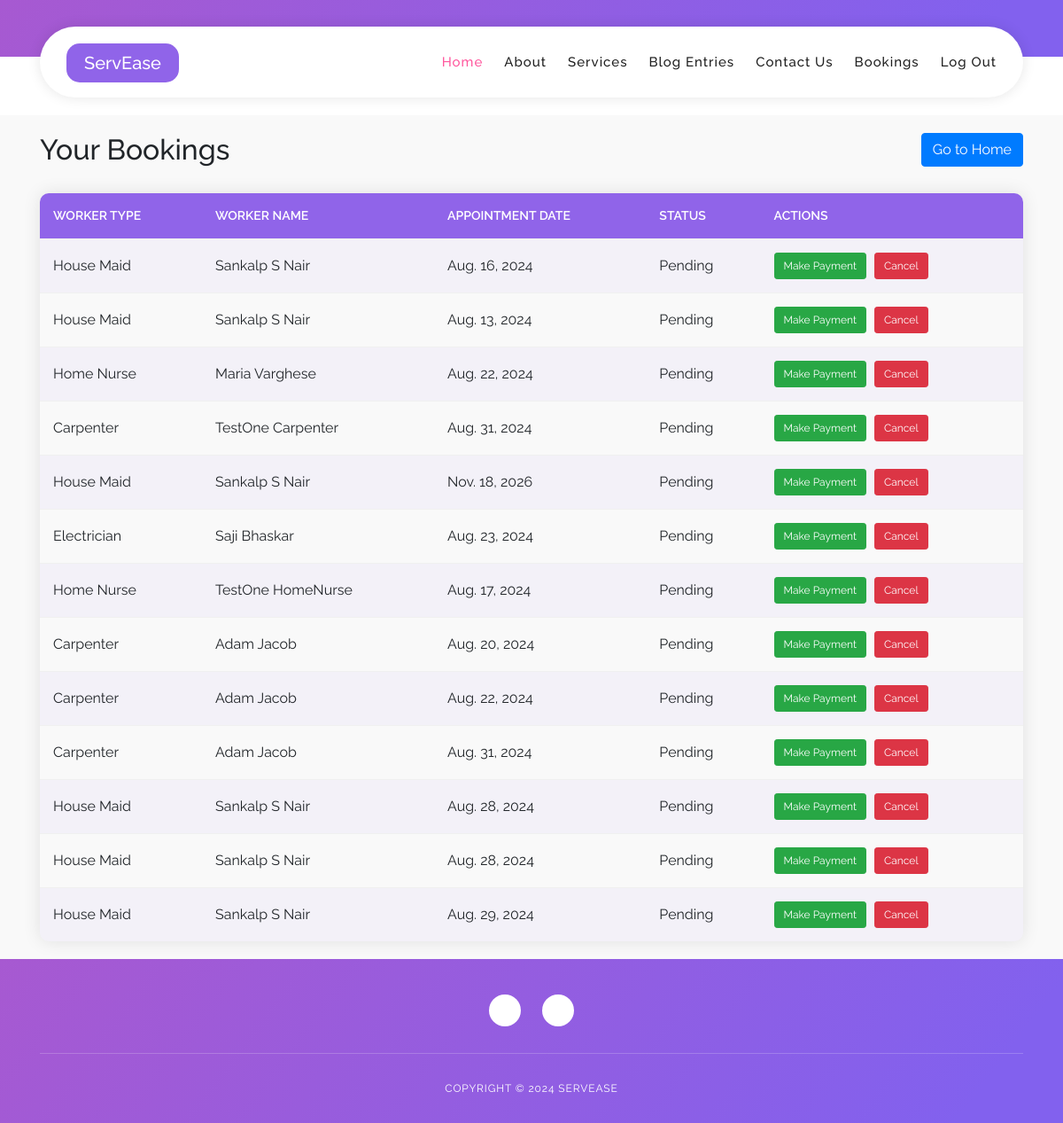
The page /view_bookings/ (signed in) on the database as committed earlier.
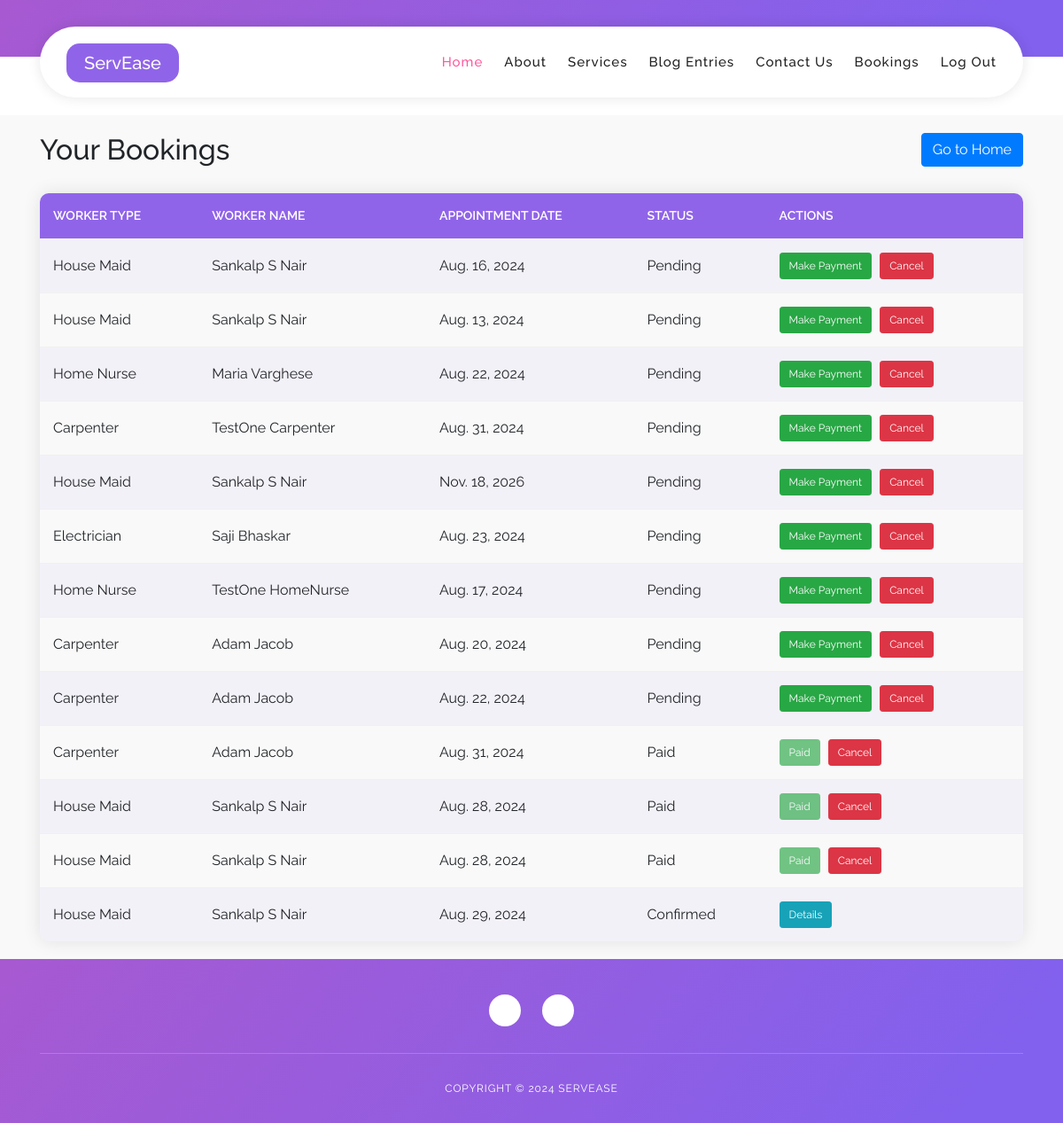
The same page on the database as committed later.
### Home_app/models.py (models this page shows, shortened)
class Booking(models.Model):
    worker_id = models.ForeignKey('Users', on_delete=models.CASCADE, related_name='bookings')
    worker_type = models.CharField(max_length=50, choices=[
        ('House Maid', 'House Maid'),
        ('Carpenter', 'Carpenter'),
        ('Plumber', 'Plumber'),
        ('Electrician', 'Electrician'),
        ('Home Nurse', 'Home Nurse'),
    ])
    customer_id = models.ForeignKey('Users', on_delete=models.CASCADE, related_name='customer_bookings')
    appointment_date = models.DateField()
    appointment_time = models.TimeField()
    address = models.TextField()
    status = models.CharField(max_length=20, choices=[
        ('Pending', 'Pending'),
        ('Paid', 'Paid'),
        ('Confirmed', 'Confirmed'),
        ('Completed', 'Completed'),
        ('Cancelled', 'Cancelled'),
    ], default='Pending')
    service_type = models.CharField(max_length=100, blank=True)
    description = models.TextField(blank=True)
    pay_amount = models.DecimalField(max_digits=10, decimal_places=2, null=True, blank=True)
    hours_booked = models.PositiveIntegerField(default=1)
    class Meta:
        app_label = 'Home_app'

class Users(models.Model):
    user_id = models.AutoField(primary_key=True)
    firstname = models.CharField(max_length=20,blank=False)
    lastname = models.CharField(max_length=20,blank=False)
    email = models.EmailField(unique=True,blank=False)
    phone = models.CharField(max_length=10,null=True)
    address = models.TextField()
    place=models.CharField(max_length=30, blank=True)
    availability = models.IntegerField(default=0)
    district = models.CharField(max_length=20, blank=True)
    image = models.ImageField(upload_to='profile_pic', null=True, blank=True)
    password = models.CharField(max_length=256)
    usertype = models.CharField(max_length=20)
    active = models.BooleanField(default=True)

### Home_app/views.py (the view)
# urls.py: path('view_bookings/', views.view_bookings, name='view_bookings'),
@never_cache
def view_bookings(request):
    user_id = request.session.get('user_id')
    if not user_id:
        messages.warning(request, 'You need to log in first.')
        return redirect('login')
    bookings = Booking.objects.filter(customer_id=user_id)
    for booking in bookings:
        payment = Payments.objects.filter(booking_id=booking).first()
        booking.payment_status = payment.status if payment else 'Pending'
    context = {
        'bookings': bookings
    }
    return render(request, 'view_booking.html', context)

### templates/view_booking.html (shortened to what the changed rows need)
{% load static %}
<!DOCTYPE html>
<html lang="en">
  <head>
    <link rel="stylesheet" type="text/css" href="{% static 'css/bootstrap.min.css'%}">
    <link rel="stylesheet" type="text/css" href="{% static 'assets/css/font-awesome.css' %}">
    <link rel="stylesheet" href="{% static 'css/templatemo-softy-pinko.css' %}">
    </head>
    <section id="profile" class="section home-feature">
        <div class="container">
            <div class="bookings-header">
                <h2>Your Bookings</h2>
            </div>
            {% if bookings %}
                <div class="table-responsive">
                    <table class="table table-striped table-hover">
                        <thead>
                            <tr>
                                <th>Worker Type</th>
                                <th>Worker Name</th>
                                <th>Appointment Date</th>
                                <th>Status</th>
                                <th>Actions</th>
                            </tr>
                        </thead>
                        <tbody>
                            {% for booking in bookings %}
                                <tr>
                                    <td>{{ booking.worker_type }}</td>
                                    <td>{{ booking.worker_id.firstname }} {{ booking.worker_id.lastname }}</td>
                                    <td>{{ booking.appointment_date }}</td>
                                    <td>{{ booking.status }}</td>
                                    <td class="action-buttons">
                                        {% if booking.status == 'Confirmed' %}
                                            <button class="btn btn-sm btn-info" data-toggle="modal" data-target="#detailsModal{{ booking.id }}">Details</button>
                                        {% endif %}
                                        {% if booking.status == 'Pending' %}
                                            <button class="btn btn-sm btn-success make-payment-btn" data-booking-id="{{ booking.id }}">Make Payment</button>
                                            <button class="btn btn-sm btn-danger cancel-booking-btn" data-booking-id="{{ booking.id }}">Cancel</button>
                                        {% elif booking.status == 'Paid' %}
                                            <button class="btn btn-sm btn-success" disabled>Paid</button>
                                            <button class="btn btn-sm btn-danger cancel-booking-btn" data-booking-id="{{ booking.id }}">Cancel</button>
                                        {% endif %}
                                    </td>
                                </tr>
                            {% endfor %}
                        </tbody>
                    </table>
                </div>
            {% else %}
                <p>You have no bookings yet.</p>
            {% endif %}
        </div>
    </section>
  </body>
</html>

Rows that differ between the two databases and show on the page:
changed Booking (number 10 of 13 on the later page): status "Pending" → "Paid"; status "Make Payment" → "Paid"
changed Booking (number 11 of 13 on the later page): status "Pending" → "Paid"; status "Make Payment" → "Paid"
changed Booking (number 12 of 13 on the later page): status "Pending" → "Paid"; status "Make Payment" → "Paid"
changed Booking: status "Pending" → "Confirmed"; status "Make Payment Cancel" → "Details"
